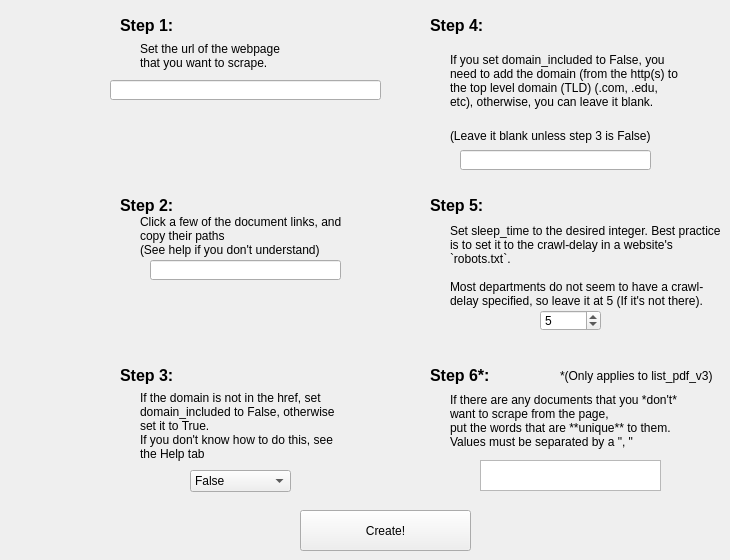
    <widget class="QWidget" name="Setup">
     <property name="accessibleName">
      <string notr="true"/>
     </property>
     <attribute name="title">
      <string>Setup</string>
     </attribute>
     <widget class="QLineEdit" name="webpage_input">
      <property name="geometry">
       <rect>
        <x>110</x>
        <y>80</y>
        <width>271</width>
        <height>20</height>
       </rect>
      </property>
     </widget>
     <widget class="QLabel" name="step3_header_2">
      <property name="geometry">
       <rect>
        <x>120</x>
        <y>360</y>
        <width>158</width>
        <height>31</height>
       </rect>
      </property>
      <property name="font">
       <font>
        <pointsize>12</pointsize>
        <weight>75</weight>
        <bold>true</bold>
       </font>
      </property>
      <property name="text">
       <string>Step 3:</string>
      </property>
      <property name="wordWrap">
       <bool>true</bool>
      </property>
     </widget>
     <widget class="QLabel" name="step1_header_2">
      <property name="geometry">
       <rect>
        <x>120</x>
        <y>10</y>
        <width>158</width>
        <height>31</height>
       </rect>
      </property>
      <property name="font">
       <font>
        <pointsize>12</pointsize>
        <weight>75</weight>
        <bold>true</bold>
       </font>
      </property>
      <property name="text">
       <string>Step 1:</string>
      </property>
      <property name="wordWrap">
       <bool>true</bool>
      </property>
     </widget>
     <widget class="QLabel" name="step1_1">
      <property name="geometry">
       <rect>
        <x>140</x>
        <y>40</y>
        <width>161</width>
        <height>31</height>
       </rect>
      </property>
      <property name="font">
       <font>
        <pointsize>9</pointsize>
       </font>
      </property>
      <property name="text">
       <string>Set the url of the webpage that you want to scrape.</string>
      </property>
      <property name="wordWrap">
       <bool>true</bool>
      </property>
     </widget>
     <widget class="QLabel" name="step2_1">
      <property name="geometry">
       <rect>
        <x>140</x>
        <y>200</y>
        <width>211</width>
        <height>71</height>
       </rect>
      </property>
      <property name="font">
       <font>
        <pointsize>9</pointsize>
       </font>
      </property>
      <property name="text">
       <string>Click a few of the document links, and copy their paths
(See help if you don't understand)</string>
      </property>
      <property name="wordWrap">
       <bool>true</bool>
      </property>
     </widget>
     <widget class="QLineEdit" name="web_path_input">
      <property name="geometry">
       <rect>
        <x>150</x>
        <y>260</y>
        <width>191</width>
        <height>20</height>
       </rect>
      </property>
     </widget>
     <widget class="QLineEdit" name="domain_input">
      <property name="geometry">
       <rect>
        <x>460</x>
        <y>150</y>
        <width>191</width>
        <height>20</height>
       </rect>
      </property>
     </widget>
     <widget class="QLabel" name="step3_4">
      <property name="geometry">
       <rect>
        <x>140</x>
        <y>390</y>
        <width>211</width>
        <height>71</height>
       </rect>
      </property>
      <property name="font">
       <font>
        <pointsize>9</pointsize>
       </font>
      </property>
      <property name="text">
       <string>If the domain is not in the href, set domain_included to False, otherwise set it to True.
If you don't know how to do this, see the Help tab</string>
      </property>
      <property name="wordWrap">
       <bool>true</bool>
      </property>
     </widget>
     <widget class="QComboBox" name="domain_included_input">
      <property name="geometry">
       <rect>
        <x>190</x>
        <y>470</y>
        <width>101</width>
        <height>22</height>
       </rect>
      </property>
      <property name="editable">
       <bool>false</bool>
      </property>
      <property name="currentText">
       <string>False</string>
      </property>
      <item>
       <property name="text">
        <string>False</string>
       </property>
      </item>
      <item>
       <property name="text">
        <string>True</string>
       </property>
      </item>
     </widget>
     <widget class="QLabel" name="step4_header">
      <property name="geometry">
       <rect>
        <x>430</x>
        <y>10</y>
        <width>158</width>
        <height>31</height>
       </rect>
      </property>
      <property name="font">
       <font>
        <pointsize>12</pointsize>
        <weight>75</weight>
        <bold>true</bold>
       </font>
      </property>
      <property name="text">
       <string>Step 4:</string>
      </property>
      <property name="wordWrap">
       <bool>true</bool>
      </property>
     </widget>
     <widget class="QLabel" name="step4_1">
      <property name="geometry">
       <rect>
        <x>450</x>
        <y>40</y>
        <width>231</width>
        <height>81</height>
       </rect>
      </property>
      <property name="font">
       <font>
        <pointsize>9</pointsize>
       </font>
      </property>
      <property name="text">
       <string>If you set domain_included to False, you need to add the domain (from the http(s) to the top level domain (TLD) (.com, .edu, etc), otherwise, you can leave it blank.</string>
      </property>
      <property name="wordWrap">
       <bool>true</bool>
      </property>
     </widget>
     <widget class="QLabel" name="step4_2">
      <property name="geometry">
       <rect>
        <x>450</x>
        <y>120</y>
        <width>221</width>
        <height>31</height>
       </rect>
      </property>
      <property name="font">
       <font>
        <pointsize>9</pointsize>
       </font>
      </property>
      <property name="text">
       <string>(Leave it blank unless step 3 is False)</string>
      </property>
      <property name="wordWrap">
       <bool>true</bool>
      </property>
     </widget>
     <widget class="QLabel" name="step5_header_2">
      <property name="geometry">
       <rect>
        <x>430</x>
        <y>190</y>
        <width>158</width>
        <height>31</height>
       </rect>
      </property>
      <property name="font">
       <font>
        <pointsize>12</pointsize>
        <weight>75</weight>
        <bold>true</bold>
       </font>
      </property>
      <property name="text">
       <string>Step 5:</string>
      </property>
      <property name="wordWrap">
       <bool>true</bool>
      </property>
     </widget>
     <widget class="QLabel" name="step5_3">
      <property name="geometry">
       <rect>
        <x>450</x>
        <y>220</y>
        <width>271</width>
        <height>91</height>
       </rect>
      </property>
      <property name="font">
       <font>
        <pointsize>9</pointsize>
       </font>
      </property>
      <property name="text">
       <string>Set sleep_time to the desired integer. Best practice is to set it to the crawl-delay in a website's `robots.txt`.

Most departments do not seem to have a crawl-delay specified, so leave it at 5 (If it's not there).</string>
      </property>
      <property name="wordWrap">
       <bool>true</bool>
      </property>
     </widget>
     <widget class="QLabel" name="step6_header">
      <property name="geometry">
       <rect>
        <x>430</x>
        <y>360</y>
        <width>158</width>
        <height>31</height>
       </rect>
      </property>
      <property name="font">
       <font>
        <pointsize>12</pointsize>
        <weight>75</weight>
        <bold>true</bold>
       </font>
      </property>
      <property name="text">
       <string>Step 6*:</string>
      </property>
      <property name="wordWrap">
       <bool>true</bool>
      </property>
     </widget>
     <widget class="QSpinBox" name="sleep_time_input">
      <property name="geometry">
       <rect>
        <x>540</x>
        <y>310</y>
        <width>61</width>
        <height>21</height>
       </rect>
      </property>
      <property name="value">
       <number>5</number>
      </property>
     </widget>
     <widget class="QLabel" name="step6_1">
      <property name="geometry">
       <rect>
        <x>450</x>
        <y>370</y>
        <width>241</width>
        <height>101</height>
       </rect>
      </property>
      <property name="font">
       <font>
        <pointsize>9</pointsize>
       </font>
      </property>
      <property name="text">
       <string>If there are any documents that you *don't* want to scrape from the page,
put the words that are **unique** to them.
Values must be separated by a &quot;, &quot;</string>
      </property>
      <property name="wordWrap">
       <bool>true</bool>
      </property>
     </widget>
     <widget class="QLabel" name="step2_header_2">
      <property name="geometry">
       <rect>
        <x>120</x>
        <y>190</y>
        <width>158</width>
        <height>31</height>
       </rect>
      </property>
      <property name="font">
       <font>
        <pointsize>12</pointsize>
        <weight>75</weight>
        <bold>true</bold>
       </font>
      </property>
      <property name="text">
       <string>Step 2:</string>
      </property>
      <property name="wordWrap">
       <bool>true</bool>
      </property>
     </widget>
     <widget class="QPushButton" name="create_scraper_button">
      <property name="geometry">
       <rect>
        <x>300</x>
        <y>510</y>
        <width>171</width>
        <height>41</height>
       </rect>
      </property>
      <property name="text">
       <string>Create!</string>
      </property>
      <property name="flat">
       <bool>false</bool>
      </property>
     </widget>
     <widget class="QLabel" name="step1_2">
      <property name="geometry">
       <rect>
        <x>560</x>
        <y>360</y>
        <width>161</width>
        <height>31</height>
       </rect>
      </property>
      <property name="font">
       <font>
        <pointsize>9</pointsize>
       </font>
      </property>
      <property name="text">
       <string>*(Only applies to list_pdf_v3)</string>
      </property>
      <property name="wordWrap">
       <bool>true</bool>
      </property>
     </widget>
     <widget class="QPlainTextEdit" name="unimportant_input">
      <property name="geometry">
       <rect>
        <x>480</x>
        <y>460</y>
        <width>181</width>
        <height>31</height>
       </rect>
      </property>
     </widget>
    </widget>
